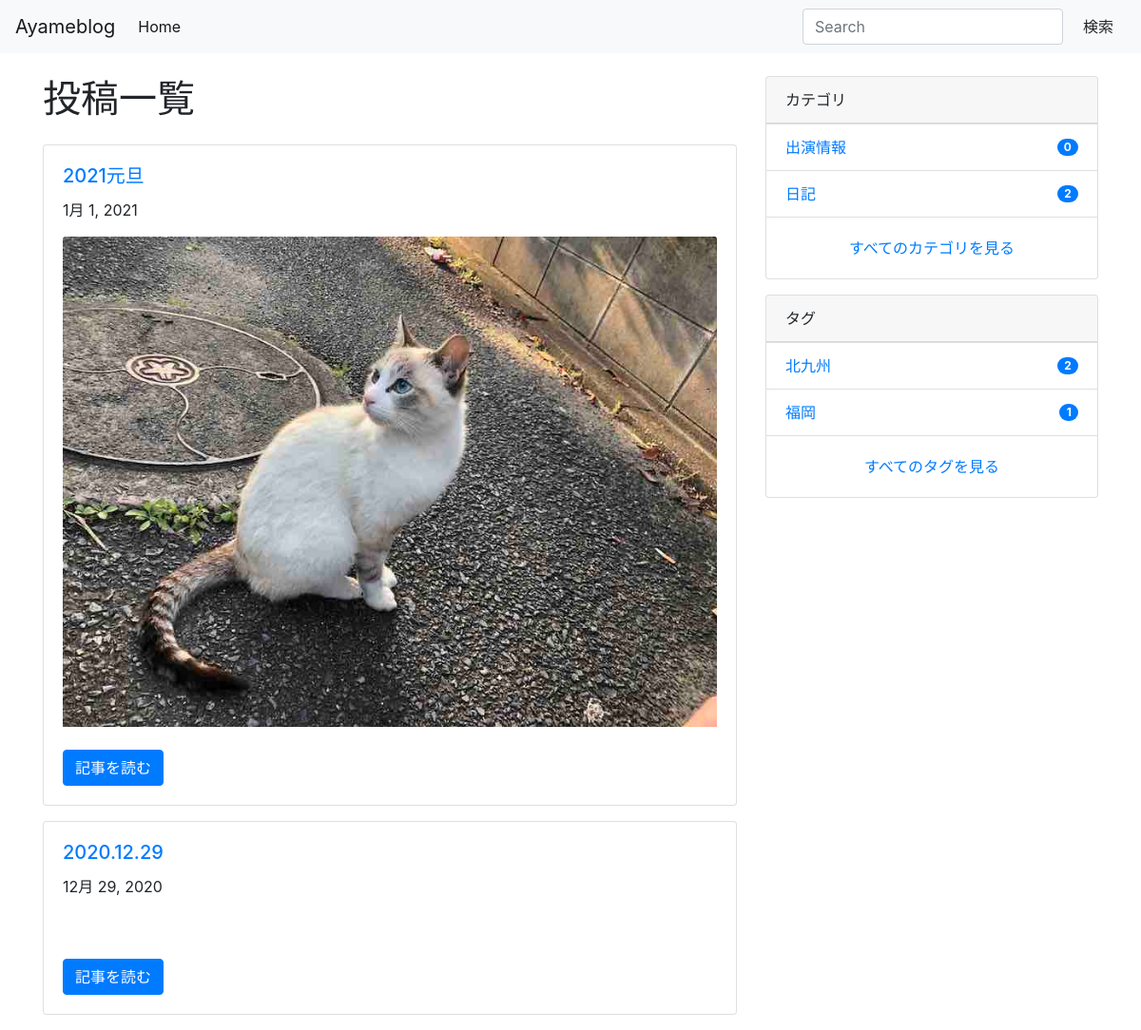
The app's page /, older data.
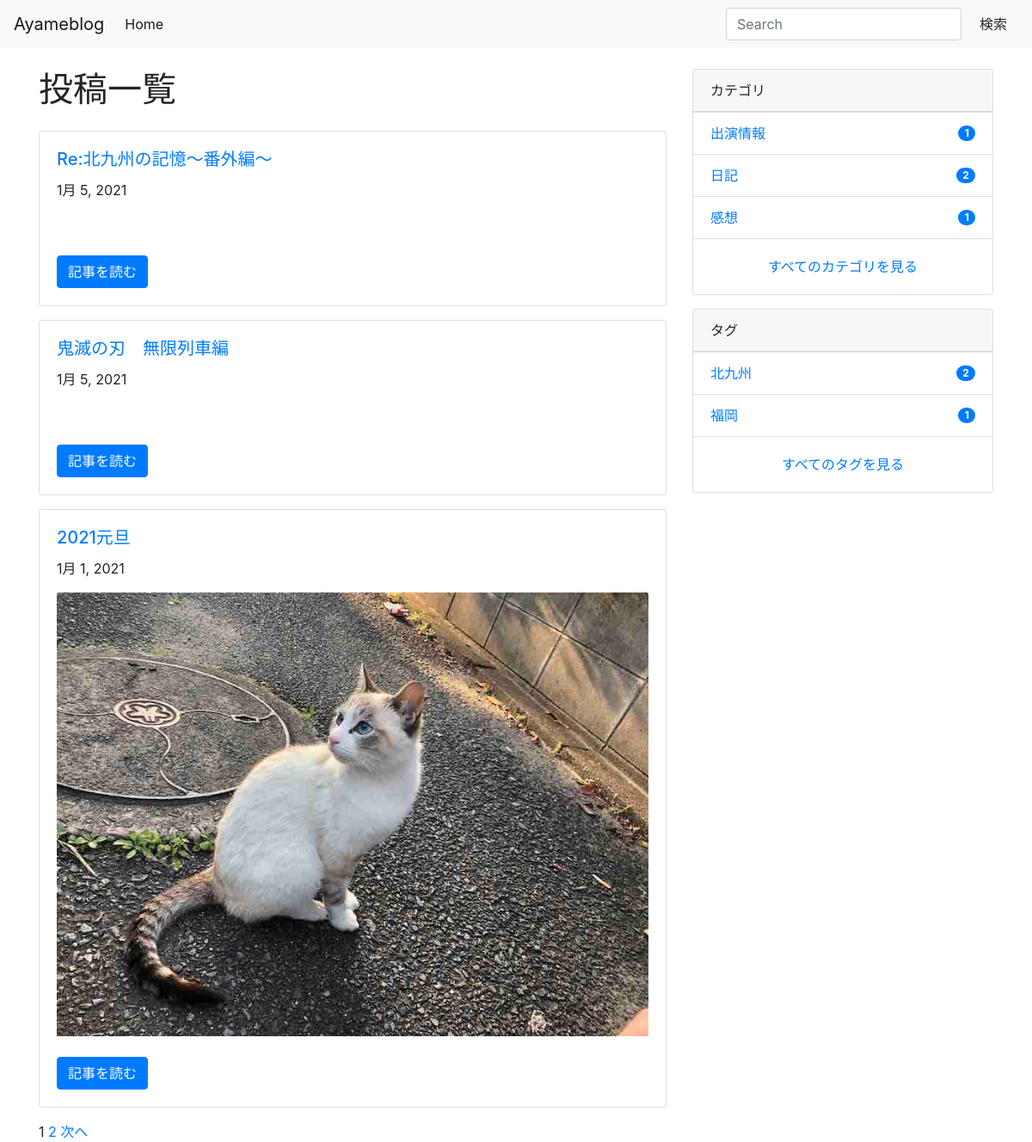
The same page, newer data.
### blog/models.py (models this page shows, shortened)
class Post(models.Model):
    category = models.ForeignKey(Category, on_delete=models.PROTECT)
    tags = models.ManyToManyField(Tag, blank=True)
    title = models.CharField(max_length=255)
    content = models.TextField()
    description = models.TextField(blank=True)
    created_at = models.DateTimeField(auto_now_add=True)
    updated_at = models.DateTimeField(blank=True, null=True)
    published_at = models.DateTimeField(blank=True, null=True)
    is_public = models.BooleanField(default=False)
    image = models.ImageField(upload_to='post_images/', null=True, blank=True)
    class Meta:
        ordering = ['-created_at']

class Category(models.Model):
    name = models.CharField(max_length=255)
    slug = models.SlugField(unique=True)
    timestamp = models.DateTimeField(auto_now_add=True)

class Tag(models.Model):
    name = models.CharField(max_length=255)
    slug = models.SlugField(unique=True)
    timestamp = models.DateTimeField(auto_now_add=True)

### blog/views.py (the view)
# urls.py: path('', IndexView.as_view(), name='index'),
class IndexView(ListView):
    model = Post
    template_name = 'blog/index.html'
    paginate_by = 3

### ayameblog/context_processors.py (called while the page is built)
def common(request):
    context = {
        'categories': Category.objects.annotate(
            num_posts=Count('post', filter=Q(post__is_public=True))),
        'tags': Tag.objects.annotate(
            num_posts=Count('post', filter=Q(post__is_public=True))),
    }
    return context

### blog/templates/blog/index.html (shortened to what this page needs)
{% extends 'base.html' %}
{% block content %}
<div class="container">
  <div class="row">
    <main class="col-md-8">
      <h1 class="mb-4">投稿一覧</h1>
      {% include "blog/snippets/main_post_list.html" %}
      {% include "blog/snippets/pagination.html" %}
    </main>
    <aside class="col-md-4">
      {% include "blog/snippets/sidebar.html" %}
    </aside>
  </div>
</div>
{% endblock %}

### blog/templates/blog/snippets/main_post_list.html (shortened to what this page needs)
{% for post in object_list %}
{% if user.is_authenticated or post.is_public %}
<div class="card mb-3">
  <div class="card-body">
    <a href="{% url 'blog:post_detail' post.id %}">
      <h5 class="card-title">{{ post.title }}</h5>
    </a>
    <p class="card-text">{{ post.published_at|date }}</p>
    {% if post.image %}
    <a href="{% url 'blog:post_detail' post.id %}">
      <img class="card-img-top" src="{{ post.image.url }}" alt="{{ post.title }}">
    </a>
    {% endif %}
    <br>
    <br>
    <a href="{% url 'blog:post_detail' post.id %}" class="btn btn-primary">記事を読む</a>
  </div>
</div>
{% endif %}
{% empty %}
<p>まだ投稿はありません。</p>
{% endfor %}

### blog/templates/blog/snippets/sidebar.html
<div class="card mb-3">
    <div class="card-header">
      カテゴリ
    </div>
    <ul class="list-group list-group-flush">
      {% for category in categories|dictsort:"id" %}
      <li class="list-group-item d-flex justify-content-between align-items-center">
        <a href="{% url 'blog:category_post' category.slug %}" class="card-link">{{ category.name }}</a>
        <span class="badge badge-primary badge-pill">{{ category.num_posts }}</span>
      </li>
      {% endfor %}
    </ul>
    <div class="card-body text-center">
      <a href="{% url 'blog:category_list' %}" class="card-link">すべてのカテゴリを見る</a>
    </div>
  </div>
  <div class="card">
    <div class="card-header">
      タグ
    </div>
    <ul class="list-group list-group-flush">
      {% for tag in tags|dictsortreversed:"num_posts"|slice:":5" %}
      <li class="list-group-item d-flex justify-content-between align-items-center">
        <a href="{% url 'blog:tag_post' tag.slug %}" class="card-link">{{ tag.name }}</a>
        <span class="badge badge-primary badge-pill">{{ tag.num_posts }}</span>
      </li>
      {% endfor %}
    </ul>
    <div class="card-body text-center">
      <a href="{% url 'blog:tag_list' %}" class="card-link">すべてのタグを見る</a>
    </div>
  </div>

Row changes from the older to the newer data that the page shows:
no longer on this page (row unchanged): Post: title "2020.12.29", published_at "12月 29, 2020"
added Post: title "Re:北九州の記憶～番外編～", published_at "1月 5, 2021"
added Post: title "鬼滅の刃 無限列車編", published_at "1月 5, 2021"
computed for Category "出演情報": num_posts "0" → "1"
added Category: name "感想", num_posts "1"
Text that changed along with them:
new list line: "1"
new list line: "2"
text now shown: "次へ"
